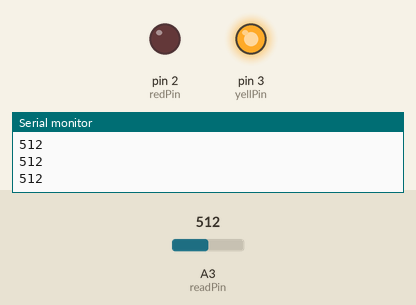
Recording of a sketch running on a simulated Arduino Uno, built with avr-gcc and run on an emulated ATmega328P. Shown: output pins drawn as LEDs (lit = HIGH), the last lines printed to the serial monitor. Inputs (shaded band) come from the test bench; at power-on: A3 (readPin) = 512.

Above: at 1.3 s.
1.4 s: A3 (readPin) set to 742
3.2 s: A3 (readPin) set to 767
At 4.4 s:
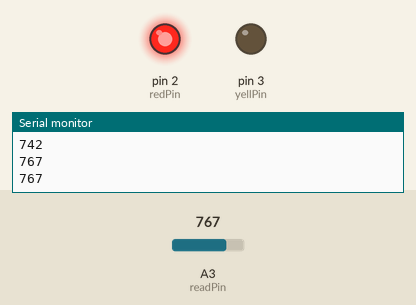
5.5 s: A3 (readPin) set to 740
At 7.1 s:
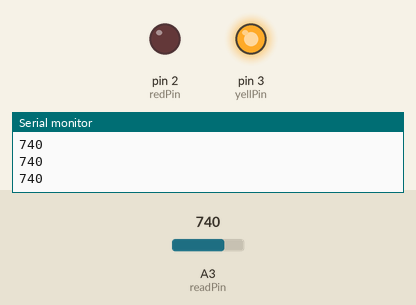
7.5 s: A3 (readPin) set to 760
At 8.7 s:
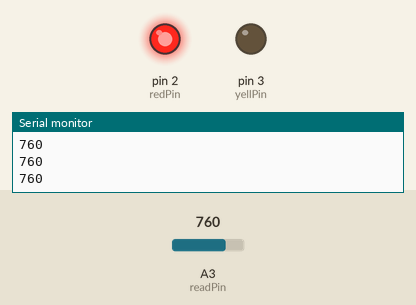
Timing chart, 0 to 10.5 s (numbered marks = the images above; inputs shaded):
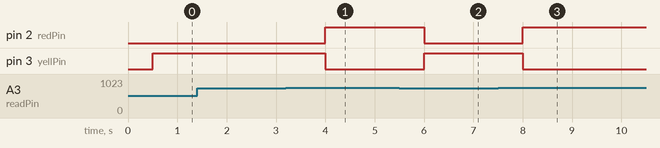

The sketch:

014_photoresistor_and_two_LEDs.ino
```cpp
int readPin=A3;
int redPin=2;
int yellPin=3;
int readVal;

void setup() {
  pinMode(redPin,OUTPUT);
  pinMode(yellPin,OUTPUT);
  Serial.begin(9600);
}

void loop() {
  // put your main code here, to run repeatedly:
  readVal=analogRead(readPin);
  Serial.println(readVal);
  delay(500);

  if(readVal >= 750){
    digitalWrite(redPin,HIGH);
    digitalWrite(yellPin,LOW);
  }else if(readVal >= 250){
    digitalWrite(redPin,LOW);
    digitalWrite(yellPin,HIGH);
  }else{
    digitalWrite(redPin,LOW);
    digitalWrite(yellPin,LOW);
  }
}
```

Measured:
- the behaviour switches between 749 and 750 on A3 (readPin) (found by bisection; images 0 and 1)
- after the input at 3.2 s, pin 2 (redPin): LOW → HIGH after 0.80 s; pin 3 (yellPin): HIGH → LOW after 0.80 s
- after the input at 5.5 s, pin 2 (redPin): HIGH → LOW after 0.50 s; pin 3 (yellPin): LOW → HIGH after 0.50 s
- after the input at 7.5 s, pin 2 (redPin): LOW → HIGH after 0.50 s; pin 3 (yellPin): HIGH → LOW after 0.50 s
